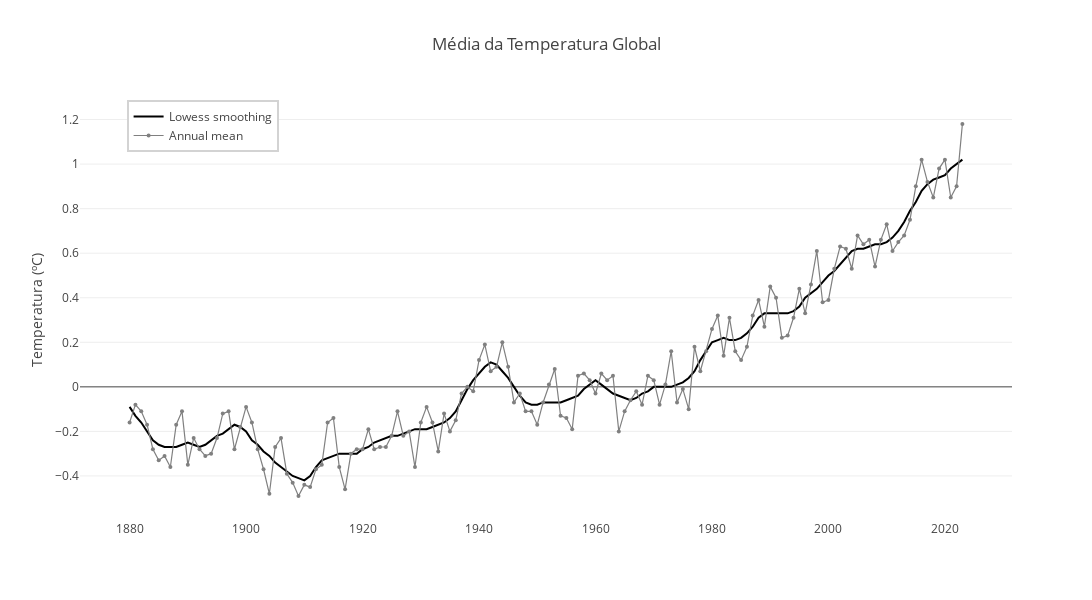

The notebook cell this image was saved under:
### Code cell
# Emissão de temperatura

fig = go.Figure()


fig.add_trace(go.Scatter(
    x=global_temp['Year'],
    y=global_temp['Lowess(5)'],
    mode='lines',
    name='Lowess smoothing',
    line=dict(color='black', width=2),
    hovertemplate='<b>Year</b>: %{x}<br>'+'<b>Lowess smoothing</b>: %{y:.2f}'+'<extra></extra>'

))


fig.add_trace(go.Scatter(
    x=global_temp['Year'],
    y=global_temp['No_Smoothing'],
    mode='lines+markers',
    name='Annual mean',
    line=dict(color='grey', width=1.2),
    marker=dict(color='grey', size=4),  
    hovertemplate='<b>Year</b>: %{x}<br>'+'<b>Annual mean</b>: %{y:.2f}'+'<extra></extra>'

))


fig.update_layout(
    title_text='Média da Temperatura Global',
    xaxis=dict(gridcolor='white'),  
    yaxis=dict(title='Temperatura (ºC)'),
    template='none',
    width=1200,
    height=600,
    legend=dict(x=0.05, y=1, bordercolor='Lightgray', borderwidth=2),
    #hovermode='x'
)

fig.show()

### Figure 1 — Plotly figure (JSON) as saved in the notebook; plotly's stock layout.template omitted (floating-point values rounded to 4 significant figures; data arrays with more than 128 entries replaced by an {"elided": "..."} marker saying what was removed)
{"data": [{"hovertemplate": "<b>Year</b>: %{x}<br><b>Lowess smoothing</b>: %{y:.2f}<extra></extra>", "line": {"color": "black", "width": 2}, "mode": "lines", "name": "Lowess smoothing", "type": "scatter", "x": {"elided": "144 int values"}, "y": {"elided": "144 float values"}}, {"hovertemplate": "<b>Year</b>: %{x}<br><b>Annual mean</b>: %{y:.2f}<extra></extra>", "line": {"color": "grey", "width": 1.2}, "marker": {"color": "grey", "size": 4}, "mode": "lines+markers", "name": "Annual mean", "type": "scatter", "x": {"elided": "144 int values"}, "y": {"elided": "144 float values"}}], "layout": {"height": 600, "legend": {"bordercolor": "Lightgray", "borderwidth": 2, "x": 0.05, "y": 1}, "title": {"text": "Média da Temperatura Global"}, "width": 1200, "xaxis": {"autorange": true, "gridcolor": "white", "range": [1872.0, 2031.0], "type": "linear"}, "yaxis": {"autorange": true, "range": [-0.5977, 1.288], "title": {"text": "Temperatura (ºC)"}, "type": "linear"}}}
